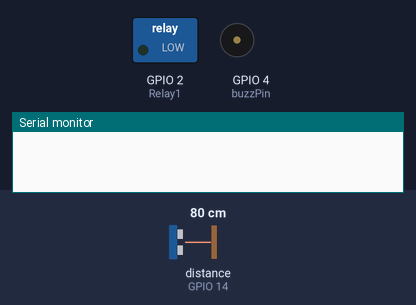
A sketch run on a simulated ESP8266 (NodeMCU). On the bench: switched loads named in the sketch (green lamp = pin HIGH), buzzer (waves = sounding, pin HIGH), the last lines printed to the serial monitor. Wiring (inferred from the names in the program): ultrasonic range finder: trigger GPIO 12; echo GPIO 14. The test bench sets the inputs (shaded band); at power-on: distance to the obstacle (sensor on GPIO 14) 80 cm. The echo pulse lasts 58.3 µs per cm; WiFi joins after 1.5 s; servers stay silent unless stated; pins used as bus, display or sensor lines are not drawn.

Above: at 0.1 s.
At 52.5 s:
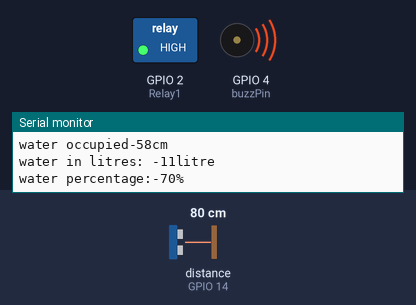
At 107.6 s:
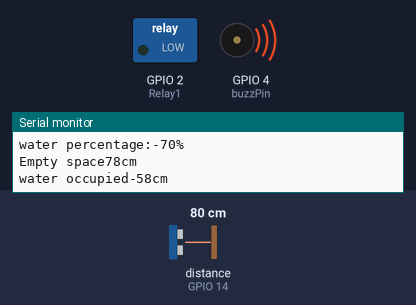
Timing chart, 0 to 109.1 s (numbered marks = the images above):
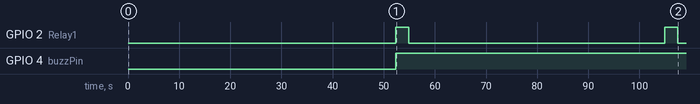

Measured:
- by itself, GPIO 2 (Relay1): alternates HIGH for 2.6 s and LOW for 50.0 s
- by itself, GPIO 4 (buzzPin): LOW → HIGH at 52.3 s

The sketch:

WATER__full_project.ino
```cpp
//#include <Servo.h>
#define BLYNK_PRINT Serial
#define BLYNK_TEMPLATE_ID "TMPLlj7Bx464"
#define BLYNK_DEVICE_NAME "IOT water monitor and control"
//#define BLYNK_AUTH_TOKEN "RFxtfSD6EfsysvN-FpplX32DSj1eNGSj"

#include <BlynkSimpleEsp8266.h>
const int pingPin = 12; // Trigger Pin of Ultrasonic Sensor
const int echoPin = 14; // Echo Pin of Ultrasonic Sensor
const int buzzPin = 4; //buzzer pin of ultrasonic sensor
const int Relay1 = 2;
//Servo servo;
char auth[]="RFxtfSD6EfsysvN-FpplX32DSj1eNGSj";
char ssid[] = "4 (2G) -VIJAYA BOYS @ HK-NET";
char pass[] = "vijaya4444";
void setup() {
   Serial.begin(9600); // Starting Serial Terminal
   pinMode(12,OUTPUT);
   pinMode(4,OUTPUT);
   pinMode(14,INPUT);
   pinMode(2,OUTPUT);
   //servo.attach(2); //D4

   //servo.write(0);
  Serial.begin(9600);
   Blynk.begin(auth, ssid, pass);

   delay(500);

}
void loop() {
   long duration, distanceInch,distanceCm,distanceft ,Waterccm ,Waterlitre,Waterft, ECm,Eft,Wft;
   int wper,WCm;
   pinMode(pingPin, OUTPUT);
   digitalWrite(pingPin, LOW);
   delayMicroseconds(2);
   digitalWrite(pingPin, HIGH);
   delayMicroseconds(10);
   digitalWrite(pingPin, LOW);
   pinMode(echoPin, INPUT);
   duration = pulseIn(echoPin, HIGH);
   distanceInch = microsecondsToInches(duration);
   distanceCm = microsecondsToCentimeters(duration);
   //Serial.print(distanceCm);
   //Serial.print("cm");
   //Serial.print(distanceInch);
   //Serial.print("Inch");
   distanceft = distanceInch/12;
   ECm = (distanceCm-2);
   Serial.print("Empty space");
   Serial.print(ECm);
   Serial.print("cm");
   WCm = (20-ECm);
   Serial.print("\nwater occupied");
   Serial.print(WCm);
   Serial.print("cm");
   if(WCm<10)
   {
    digitalWrite(Relay1, LOW );
    delay(50000);
    digitalWrite(Relay1, HIGH );

   }
    if(WCm>=15)
    {
      digitalWrite(buzzPin, HIGH);
       delay(1000);
       noTone(buzzPin);
    }
    if(WCm<=15)
    {
      digitalWrite(buzzPin, HIGH);
     delay(100);
       noTone(buzzPin);
    }
 //  }
//  }
//else
//{
 //   digitalWrite(Relay1, LOW); // turn relay off
  //  delay(1000);
 //};

 Eft = (distanceft-0.06);
 Wft = (0.65-Eft);
 Waterccm = WCm *201.15;
 Waterlitre = Waterccm*0.001;
 Serial.print("\nwater in litres: ");
 Serial.print(Waterlitre);
 Serial.println("litre");
 wper=(WCm*1.21);
 Serial.print("water percentage:");
   Serial.print(wper);
   Serial.print("%");
   Blynk.virtualWrite(V4,WCm);
   Blynk.virtualWrite(V5,Waterlitre);
   Blynk.virtualWrite(V2,ECm);
   Blynk.virtualWrite(V3,wper);
   Serial.println();
   delay(2500);
   Blynk.run();
  // servo.write(90);

}

long microsecondsToInches(long microseconds) {
   return microseconds / 74 / 2;
}

long microsecondsToCentimeters(long microseconds) {
   return microseconds / 29 / 2;
}
```
